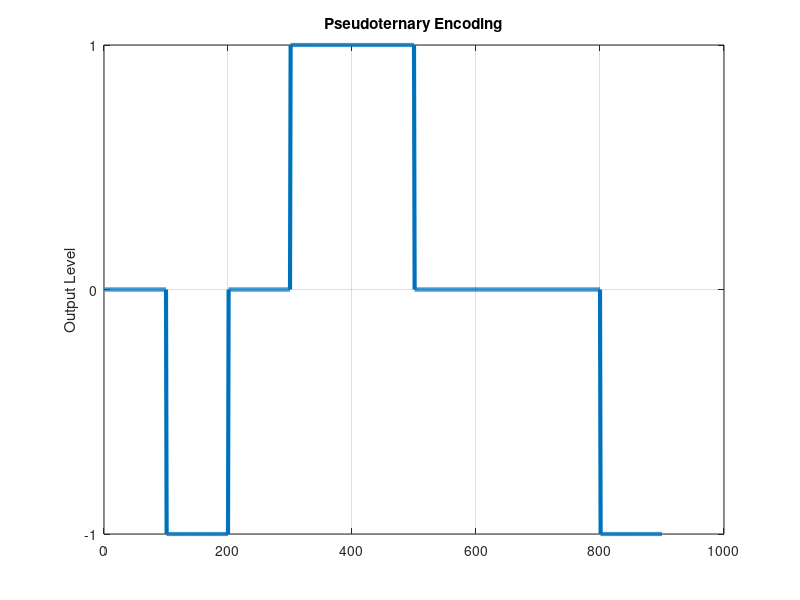

Recreate this plot in MATLAB.
bits = [1 0 1 0 0 1 1 1 0 ];              % Input
T = max(size(bits));                         % Lenght of input
n = 100;                                           % Oversampling rate
x = zeros(1,length(bits)*n);            % Output array
y = -1;                                               % For Bipolar Encoding  

for i = 0:length(bits)-1
  if bits(i+1) == 0                             % Control of input
    x(i*n+1:(i+1)*n) = -y * 1;          
    x((i+1)*n+1:(i+1)*n) = -y * -1;    % Pseudoternary Encoding for input "0"
    
  else 
  y = y* -1;
    x(i*n+1:(i+1)*n) = 0;                   % Pseudoternary Encoding for input "1"
    x((i+1)*n+1:(i+1)*n) = 0;
  end
end

figure;                                                         % Ploting the figure
plot(x,'LineWidth',3); grid on
title('Pseudoternary Encoding')
set(gca,'YTick',[-1:1]);
ylabel('Output Level') 